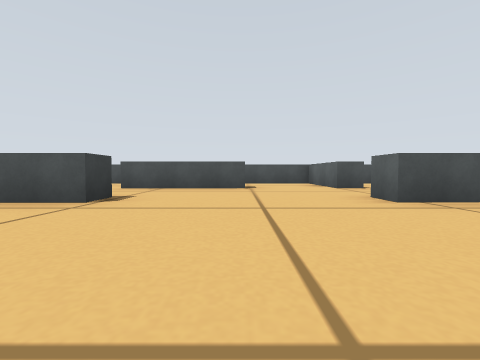
View 1 (above)

14 first-person views from a walk through a world built for the Gazebo simulator. The camera is 0.19 m above the floor, tilts 2° down and sees 90° across. The floor is counted in squares, 0.5 m on a side. Each view is taken from the middle of a square. On the plan, view 1 faces up. The plan holds only what a view shows up to about 9 squares ahead; the rest is blank.

View 2
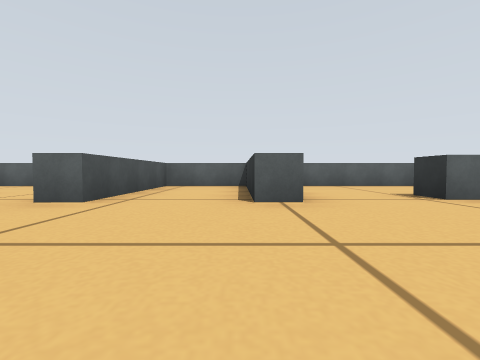

View 3
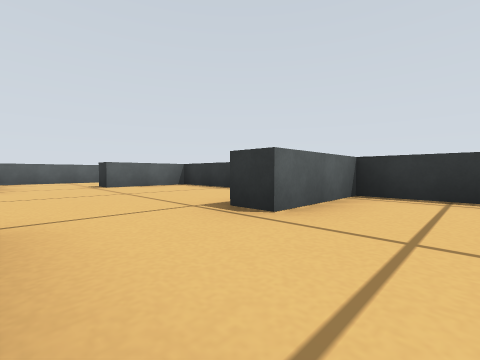

View 4
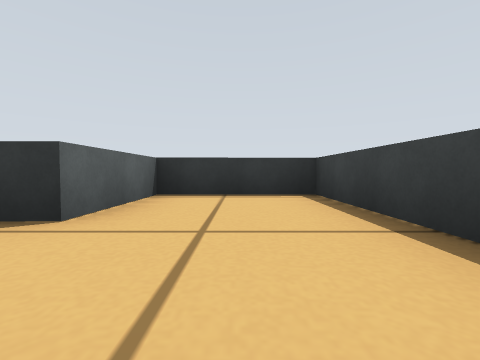

View 5
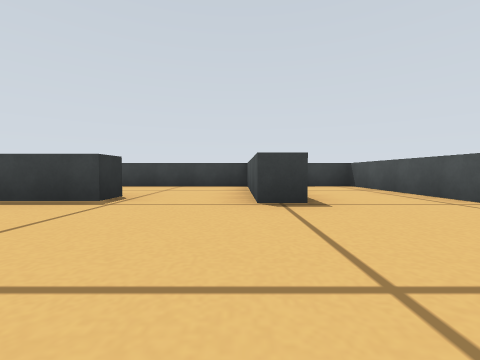

View 6
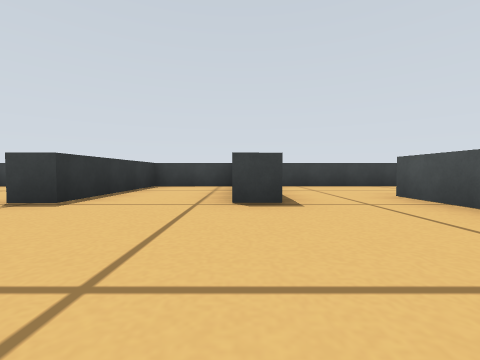

View 7
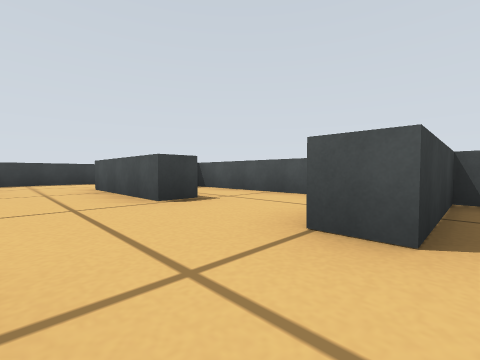

View 8
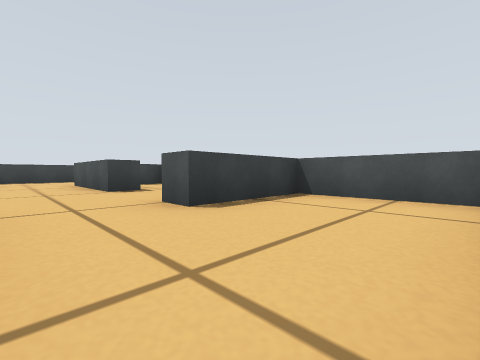

View 9
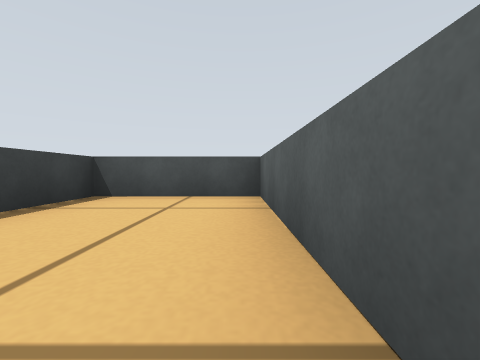

View 10
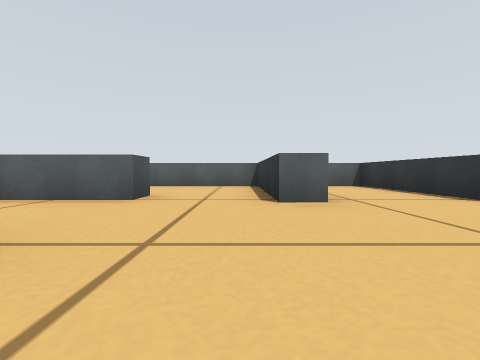

View 11
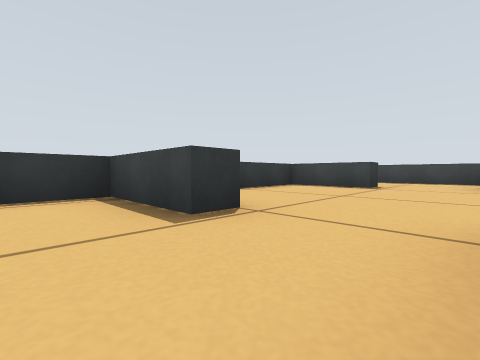

View 12
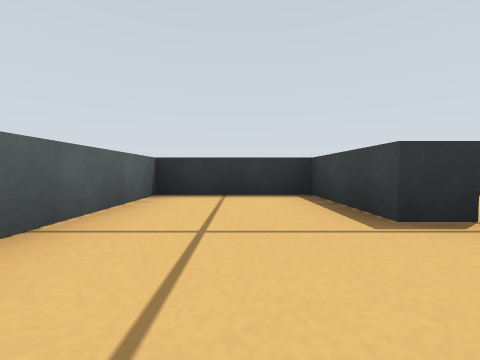

View 13
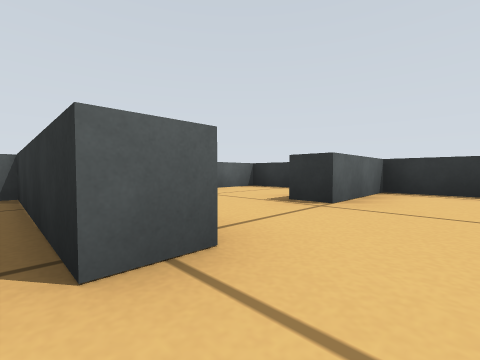

View 14
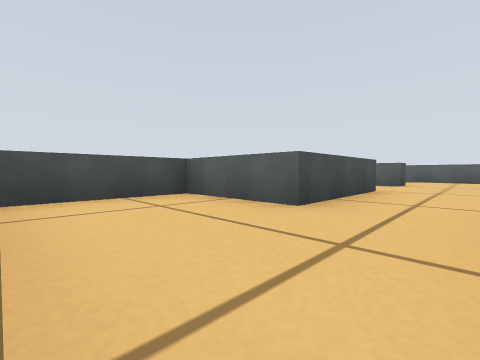

### Floor plan
Ten units are one square. View 1 is at (0, 0); x grows to the right and y downward. Boxes are objects, and circles mark ways between rooms. Rooms are numbered by the first view taken in them; rooms with no view inside come last. Other rooms are left out.
<svg viewBox="-58 -81 117 125">
<path fill="none" stroke="#000" d="M19 -1 19 -8 53 -8 53 -29 19 -29 19 -35M-19 -36 -19 -29 -53 -29 -53 -8 -19 -8 -19 -2M-27 18 -21 18 -20 39 22 39 22 18 28 18M1 -54 -27 -54M28 -54 22 -54M-53 -2 -52 39 -26 39 -27 18M-19 -2 -48 -2M19 -35 53 -35 53 -76 28 -76 28 -54M28 18 28 39 54 39 53 0M-27 -54 -27 -76 -51 -76M-53 -72 -53 -39M1 -61 1 -54M22 -54 22 -76 -21 -76 -21 -68"/>
<circle cx="-20" cy="5" r="3" fill="#2a7"/>
<circle cx="30" cy="-45" r="3" fill="#2a7"/>
<circle cx="30" cy="5" r="3" fill="#2a7"/>
<circle cx="-20" cy="-45" r="3" fill="#2a7"/>
<circle cx="15" cy="-60" r="3" fill="#2a7"/>
<text x="0" y="-10">1</text>
<text x="-40" y="10">2</text>
<text x="40" y="-50">3</text>
<text x="40" y="10">4</text>
<text x="-40" y="-60">5</text>
<text x="10" y="-70">6</text>
</svg>
Room 1 opens to room 2. Room 1 opens to room 3. Room 1 opens to room 4. Room 1 opens to room 5. Room 1 opens to room 6.

Where each view was taken, in squares from view 1:
view 1: 0 up, 0 right, facing up
view 2: 1 up, 1 left, facing right
view 3: 0 up, 4 left, facing down-right
view 4: 0 up, 4 left, facing down
view 5: 0 up, 1 right, facing left
view 6: 3 up, 1 right, facing left
view 7: 4 up, 3 right, facing up-left
view 8: 4 up, 5 right, facing up-left
view 9: 4 up, 5 right, facing up
view 10: 4 up, 1 left, facing right
view 11: 0 up, 4 right, facing down-left
view 12: 0 up, 4 right, facing down
view 13: 1 up, 1 right, facing down-right
view 14: 4 up, 5 left, facing up-right
